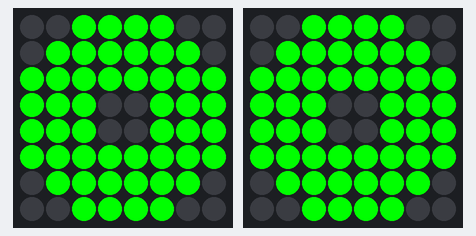
The sketch below on a simulated Arduino Uno, built with avr-gcc and run on an emulated ATmega328P. Parts: 2 × 8×8 RGB LED matrix (first LED top left, wired row by row). What the sketch prints to the serial monitor is not drawn.

Above: at 0.1 s.
At 0.6 s:
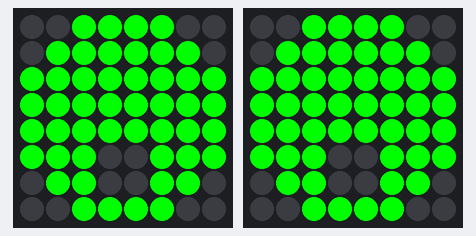
At 1.6 s:
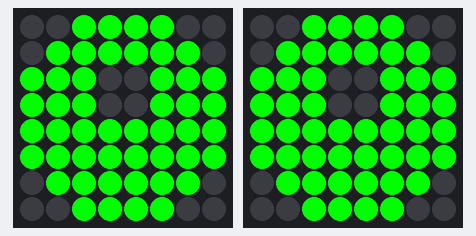
At 2.19 s:
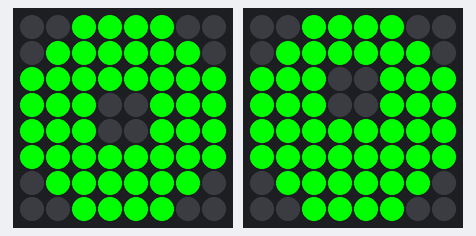
At 2.9 s:
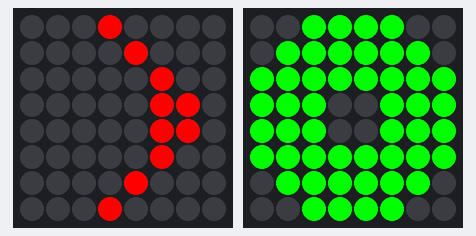
At 4.63 s:
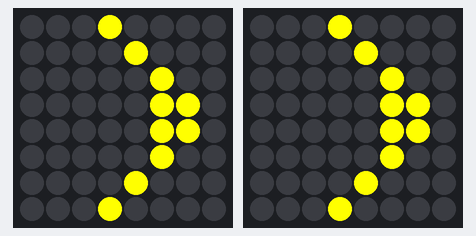

The sketch:

LED_Glasses.ino
```cpp
#include <Wire.h>
#include "Adafruit_LEDBackpack.h"
#include "Adafruit_GFX.h"

#define Matrix_left 0
#define Matrix_right 1

Adafruit_BicolorMatrix matrix [2] = {
  Adafruit_BicolorMatrix(), Adafruit_BicolorMatrix()
};

static const uint8_t matrixAddr[] = { 0x70, 0x71 };

void setup() {

  Serial.begin(9600);
  Serial.println("8x8 LED Matrix Test");


//  matrix.begin(0x70);  // pass in the address
//Adafruit_8x8matrix matrix[2];


 for(uint8_t i=0; i<2; i++) {
   // matrix[i] = Adafruit_BicolorMatrix();
    matrix[i].begin(matrixAddr [i]);
  }
}
static const uint8_t PROGMEM

   blinkleft[] =
{B00010000,
B00001000,
B00000100,
B00000110,
B00000110,
B00000100,
B00001000,
B00010000},

notblinkright[] =
 {B00111100,
B01111110,
B11111111,
B11100111,
B11100111,
B11111111,
B01111110,
B00111100},

right[] =

{B00111100,
B01111110,
B11100111,
B11100111,
B11111111,
B11111111,
B01111110,
B00111100},

look[] =

{B00111100,
B01111110,
B11111111,
B11100111,
B11100111,
B11111111,
B01111110,
B00111100},

   left[] =

 {B00111100,
B01111110,
B11111111,
B11111111,
B11111111,
B11100111,
B01100110,
B00111100};


void loop() {

//1a
   matrix[0].clear();
  matrix[0].drawBitmap(0, 0, look, 8, 8, LED_GREEN);
  matrix[0].writeDisplay();
  //delay(500);

  //2a
    matrix[1].clear();
  matrix[1].drawBitmap(0, 0, look, 8, 8, LED_GREEN);
 matrix[1].writeDisplay();
  delay(500);

 //1b
  matrix[0].clear();
  matrix[0].drawBitmap(0, 0, left, 8, 8, LED_GREEN);
  matrix[0].writeDisplay();
 // delay(500);
 //2b
  matrix[1].clear();
  matrix[1].drawBitmap(0, 0, left, 8, 8, LED_GREEN);
 matrix[1].writeDisplay();
  delay(500);

 //1c
  matrix[0].clear();
  matrix[0].drawBitmap(0, 0, look, 8, 8, LED_GREEN);
  matrix[0].writeDisplay();
  //delay(500);

  //2c
  matrix[1].clear();
  matrix[1].drawBitmap(0, 0, look, 8, 8, LED_GREEN);
 matrix[1].writeDisplay();
  delay(500);


//1d
  matrix[0].clear();
  matrix[0].drawBitmap(0, 0, right, 8, 8, LED_GREEN);
  matrix[0].writeDisplay();
  //delay(500);

  //2d
   matrix[1].clear();
  matrix[1].drawBitmap(0, 0,right, 8, 8, LED_GREEN);
 matrix[1].writeDisplay();
  delay(500);

 //1e
   matrix[0].clear();
  matrix[0].drawBitmap(0, 0, look, 8, 8, LED_GREEN);
  matrix[0].writeDisplay();
  //delay(100);
  //2e
  matrix[1].clear();
  matrix[1].drawBitmap(0, 0, look, 8, 8, LED_GREEN);
  delay(300);

//1f
  matrix[0].clear();
  matrix[0].drawBitmap(0, 0, right, 8, 8, LED_GREEN);
  matrix[0].writeDisplay();
  //delay(500);
   //2f
   matrix[1].clear();
  matrix[1].drawBitmap(0, 0, right, 8, 8, LED_GREEN);
  matrix[1].writeDisplay();

  delay(200);

  //1f
  matrix[0].clear();
  matrix[0].drawBitmap(0, 0, look, 8, 8, LED_GREEN);
  matrix[0].writeDisplay();
  //delay(500);
   //2f
   matrix[1].clear();
  matrix[1].drawBitmap(0, 0, look, 8, 8, LED_GREEN);
  matrix[1].writeDisplay();
  delay(300);

 //1g
   matrix[0].clear();
  matrix[0].drawBitmap(0, 0, blinkleft, 8, 8, LED_RED);
  matrix[0].writeDisplay();
  delay(300);

//2g
     matrix[1].clear();
  matrix[1].drawBitmap(0, 0, look, 8, 8, LED_GREEN);
 matrix[1].writeDisplay();

  delay(300);

//1a
   matrix[0].clear();
  matrix[0].drawBitmap(0, 0, look, 8, 8, LED_GREEN);
  matrix[0].writeDisplay();
  //delay(500);

  //2a
    matrix[1].clear();
  matrix[1].drawBitmap(0, 0, look, 8, 8, LED_GREEN);
 matrix[1].writeDisplay();
  delay(500);

   //1b
  matrix[0].clear();
  matrix[0].drawBitmap(0, 0, left, 8, 8, LED_GREEN);
  matrix[0].writeDisplay();
 // delay(500);
 //2b
  matrix[1].clear();
  matrix[1].drawBitmap(0, 0, left, 8, 8, LED_GREEN);
 matrix[1].writeDisplay();
  delay(500);

   matrix[0].clear();
  matrix[0].drawBitmap(0, 0, blinkleft, 8, 8, LED_YELLOW);
  matrix[0].writeDisplay();
 // delay(300);

    matrix[1].clear();
  matrix[1].drawBitmap(0, 0, blinkleft, 8, 8, LED_YELLOW);
  matrix[1].writeDisplay();
  delay(300);

  }
```

Measured:
- by itself, everything shown: repeats every 4.8 s, in 11 steps
- what the display in image 1 shows lasts 0.5 s, from 0.5 s to 1.0 s
- what the display in image 4 shows lasts 0.6 s, from 2.9 s to 3.5 s
